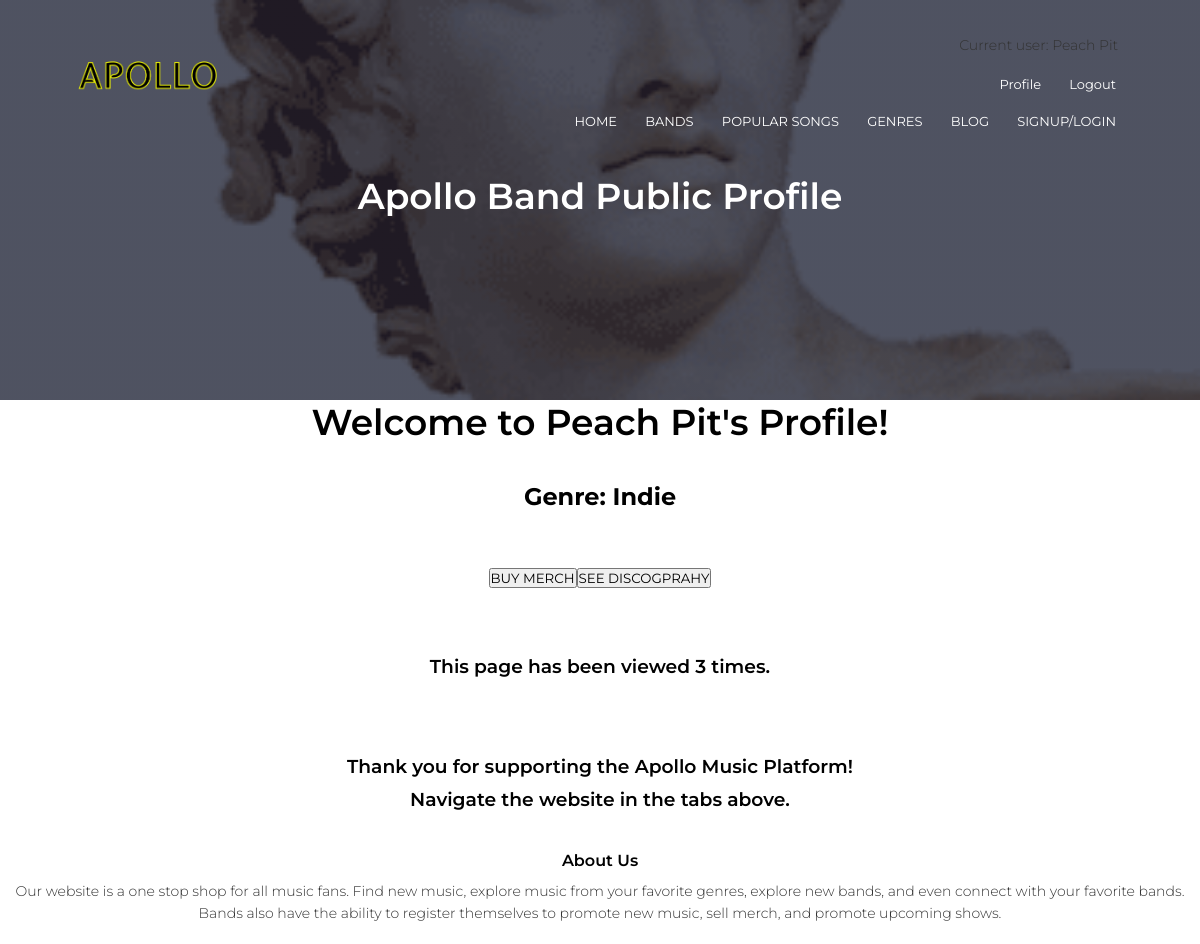
The page /profile/4 (signed in) on the database as committed earlier.
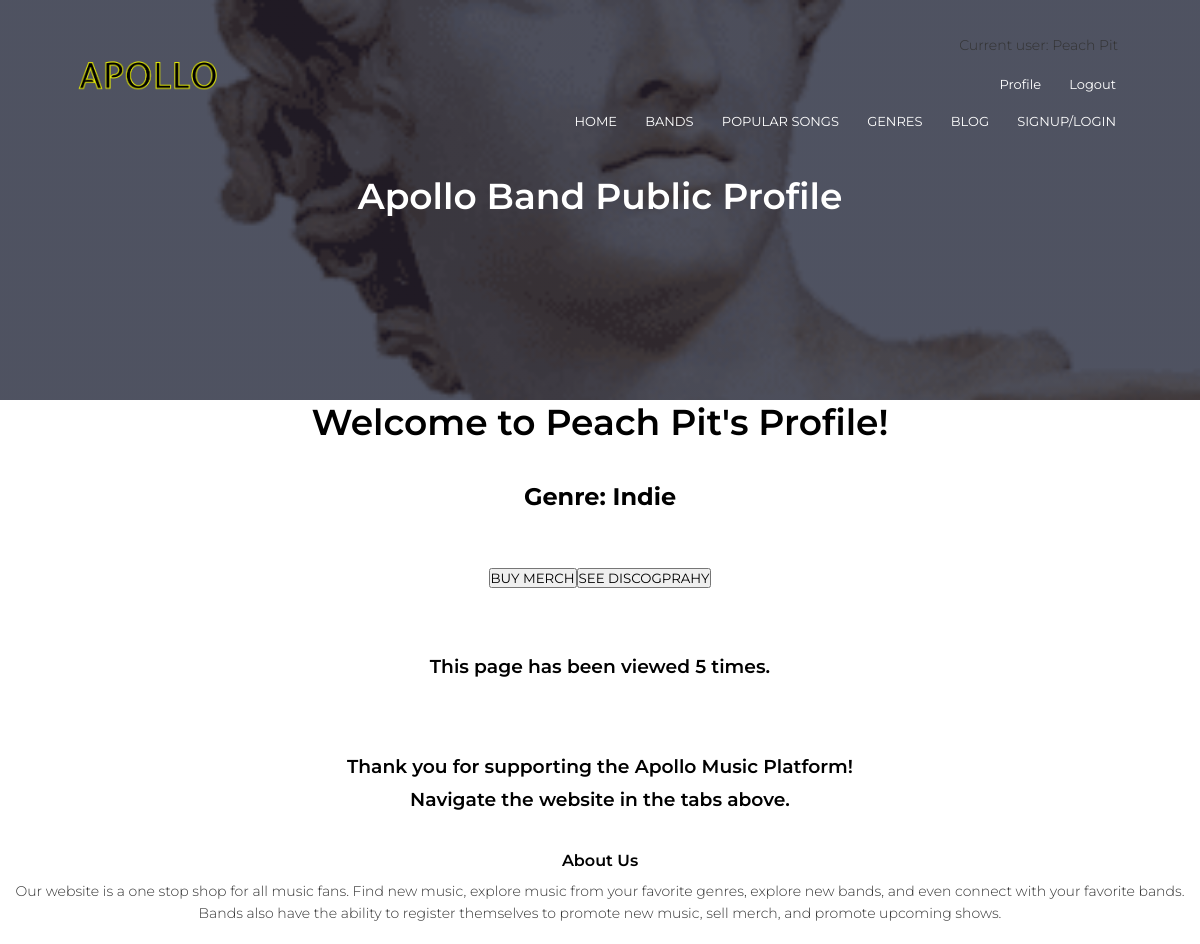
The same page on the database as committed later.
### models.py (models this page shows)
class User(UserMixin, db.Model):
    __tablename__ = 'user'
    id = db.Column(db.Integer, primary_key=True)
    email = db.Column(db.String(100), unique=True)
    password = db.Column(db.String(100))
    name = db.Column(db.String(100))
    account_type = db.Column(db.String(100))
    num_logins = db.Column(db.Integer)
    num_posts = db.Column(db.Integer)

class Band(db.Model):
    __tablename__ = 'band'
    id = db.Column(db.Integer, primary_key=True)
    user_id = db.Column(db.Integer)
    genre = db.Column(db.String(100))
    page_views = db.Column(db.Integer)

### main.py (the view)
@main.route('/profile/<int:bid>')
def band_public(bid):
    band_user = User.query.filter_by(account_type="band", id=bid).first()
    band = Band.query.filter_by(user_id=band_user.id).first()
    band.page_views += 1
    db.session.commit()
    return render_template('band-public.html', bid=bid, band=band, band_user=band_user)

### __init__.py (called while the page is built)
def create_app():
    app = Flask(__name__)
    app.config['SECRET_KEY'] = 'secret-key-goes-here'
    app.config['SQLALCHEMY_DATABASE_URI'] = 'sqlite:///db.sqlite'
    db.init_app(app)
    from .auth import auth as auth_blueprint
    app.register_blueprint(auth_blueprint)
    from .main import main as main_blueprint
    app.register_blueprint(main_blueprint)
    login_manager = LoginManager()
    login_manager.login_view = 'auth.login'
    login_manager.init_app(app)
    from .models import User
    @login_manager.user_loader
    def load_user(id):
        if User.query.get(int(id)):
            return User.query.get(int(id))
    with app.app_context():
        db.create_all()
        db.session.commit()
    return app

### templates/band-public.html
{% extends "header.html" %}
	{% block title %} Apollo Band Public Profile {% endblock %}
{% block content %}
<section>
	{% if current_user.is_authenticated %}
		<h1 class="title" style="text-align: center"> Welcome to {{ band_user.name }}'s Profile!</h1>
		{% if current_user.account_type == "band" %}
			<br><br>
			<h2 style="text-align: center">Genre: {{ band.genre }}</h2>
			<br><br><br>
				<div style="display: flex; justify-content: center; align-content: center;">
	                    <a href="{{ url_for('main.buy_merch', uid=bid) }}">
							<button>BUY MERCH</button>
						</a>
						<a href="{{ url_for('main.display_discog', bid=bid) }}">
							<button>SEE DISCOGPRAHY</button>
						</a>
				</div>
			<br><br><br>
		{% endif %}
		<h3>This page has been viewed {{ band.page_views }} times.</h3>
		<br><br><br>
		<h3>Thank you for supporting the Apollo Music Platform!</h3>
		<h3>Navigate the website in the tabs above.</h3>
	{% endif %}
</section>
{% endblock %}

### templates/header.html (shortened to what this page needs)
<!DOCTYPE html>
<html>
<head>
    <link rel="stylesheet" href="https://stackpath.bootstrapcdn.com/font-awesome/4.7.0/css/font-awesome.min.css">
    <section class="sub-header">
        <nav>
            <a href="{{ url_for('main.index') }}"><img src="{{ url_for('static', filename='images/logo.png') }}" width="100" heigth="40" ></a>
            <div class="nav-links" id="navLinks">
            {% if current_user.is_authenticated %}
                <p>Current user: {{current_user.name }}</p>
                <ul>
                    <li><a href="{{ url_for('main.reg_profile') }}">Profile</a></li>
                    <li><a href="{{ url_for('auth.logout') }}">Logout</a></li>
                </ul>
            {% endif %}
                <ul>
                    <li><a href="{{ url_for('main.index') }}">HOME</a></li>
                    <li><a href="{{ url_for('main.bands') }}">BANDS</a></li>
                    <li><a href="{{ url_for('main.popular') }}">POPULAR SONGS</a></li>
                    <li><a href="{{ url_for('main.genres') }}">GENRES</a></li>
                    <li><a href="{{ url_for('main.blog') }}">BLOG</a></li>
                    <li><a href="{{ url_for('main.singup_login_redir') }}">SIGNUP/LOGIN</a></li>
                </ul>
            </div>
        </nav>
        <h1>{% block title %} {% endblock %}</h1>
    </section>
</head>
<body>
    {% block content %} {% endblock %}
<section class="footer">
    <h4>About Us</h4>
    <p>Our website is a one stop shop for all music fans. Find new music, explore music from your favorite genres, explore new bands, and even connect with your favorite bands. Bands also have the ability to register themselves to promote new music, sell merch, and promote upcoming shows.</p>
</section>
</body>
</html>

Rows that differ between the two databases and show on the page:
changed Band "Indie": page_views "3" → "5"
